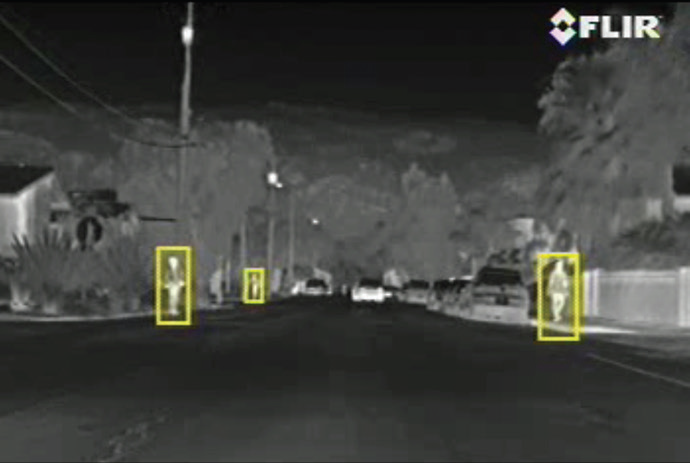
#> input picture images/object_detect.png, 690 x 463 px
$ python object_detection.py
#> lines starting #> are read from the running program, lines starting #| are printed output that depends on the picture; after the words box and inside, x2 and y2 are one past the last pixel; in counts of white or black regions, pixels touching at a corner belong together

# Python program to illustrate
# corner detection with
# Harris Corner Detection Method

# organizing imports
import cv2
import numpy as np

# path to input image specified and
# image is loaded with imread command
image = cv2.imread('images/object_detect.png')
#> image is the input picture: shape (463, 690, 3); mean B, G, R 60.7, 64.2, 63

# convert the input image into
# grayscale color space
operatedImage = cv2.cvtColor(image, cv2.COLOR_BGR2GRAY)
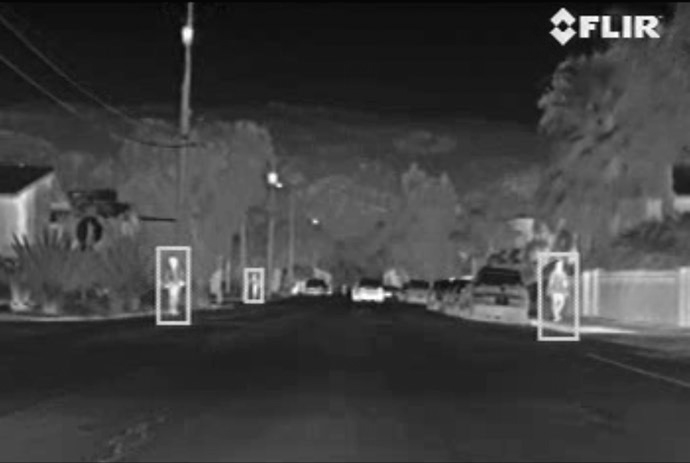
#> operatedImage: shape (463, 690); min 5, max 255, mean 63.5

# modify the data type
# setting to 32-bit floating point
operatedImage = np.float32(operatedImage)

# apply the cv2.cornerHarris method
# to detect the corners with appropriate
# values as input parameters
dest = cv2.cornerHarris(operatedImage, 2, 5, 0.07)
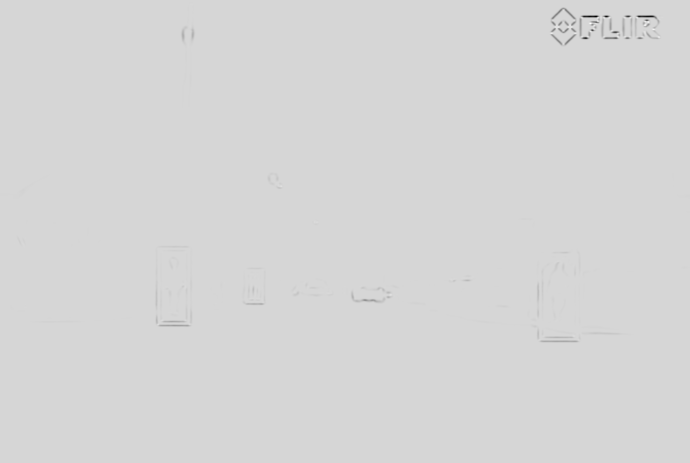
#> dest: shape (463, 690) float32; min -8.81e+09, max 1.65e+09, mean -11467917; drawn with min black and max white

# Results are marked through the dilated corners
dest = cv2.dilate(dest, None)

# Reverting back to the original image,
# with optimal threshold value
image[dest > 0.01 * dest.max()]=[0, 0, 255]
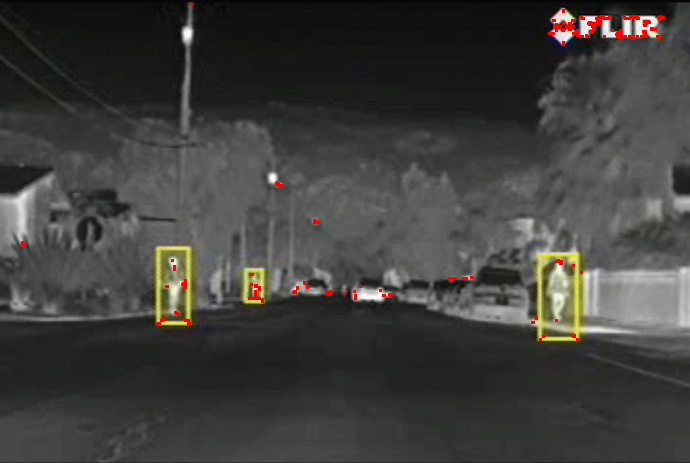
#> image: shape (463, 690, 3); 0.5% of pixels changed, all inside (x1, y1, x2, y2) = (21, 3, 665, 341)

# the window showing output image with corners
cv2.imshow('Image with Borders', image)

# De-allocate any associated memory usage
if cv2.waitKey(0) & 0xff == 27:
#> (key Esc is pressed here)
    cv2.destroyAllWindows()
